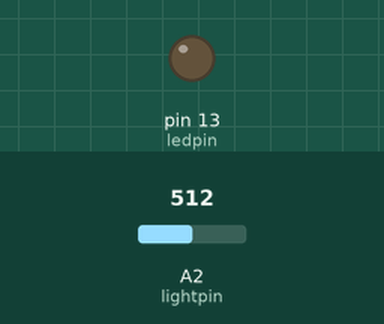
A sketch run on a simulated Arduino Uno, built with avr-gcc and run on an emulated ATmega328P. On the bench: output pins drawn as LEDs (lit = HIGH). The test bench sets the inputs (shaded band); at power-on: A2 (lightpin) = 512.

Above: at 1.2 s.
1.3 s: A2 (lightpin) set to 11
2.8 s: A2 (lightpin) set to 8
At 4.0 s:
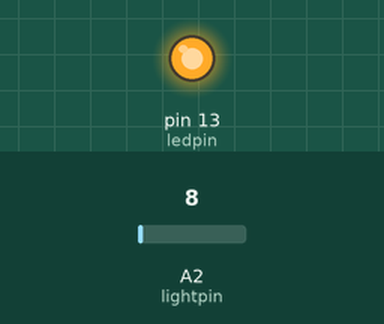
4.3 s: A2 (lightpin) set to 122
At 5.3 s:
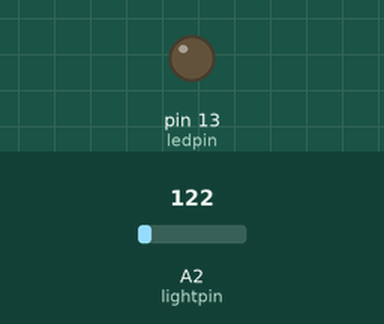
5.8 s: A2 (lightpin) set to 0
At 6.4 s:
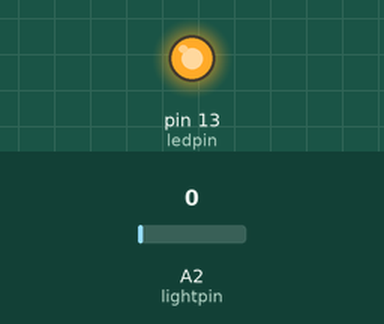
Timing chart, 0 to 8.3 s (numbered marks = the images above; inputs shaded):
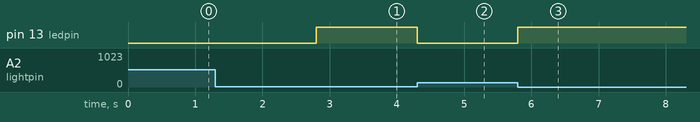

The sketch:

Arduino.ino
```cpp
/*AUTO_ON_STREET_LIGHT
  THIS CODE IS AN EXAMPLE OF AN AUTO ON-OFF STREET LIGHT WHICH AUTOMATICALLY   SWITCHES ON WHEN IT GETS DARK AND REMAINS ON UNTILL IT DETECTS ENOUGH LIGHT.
*/

const   int ledpin = 13; // ledpin and lightpin are not changed throughout the process
const   int lightpin = A2;
const int LIGHT = 10; // sets LIGHT value for light sensor
void   setup() {
  Serial.begin(9600);
  pinMode(ledpin, OUTPUT);
  pinMode(lightpin,   INPUT);
}
void loop() {
  int lightsens = analogRead(lightpin); // reads   analog data from light sensor
  if (lightsens < LIGHT) {
    digitalWrite(ledpin,   HIGH); //turns led on
    delay(1500);
  }
  else {
    digitalWrite(ledpin,   LOW);
  }
}
```

Measured:
- the behaviour switches between 10 and 9 on A2 (lightpin) (found by bisection; images 0 and 1)
- after the input at 1.3 s, every drawn part: stays the same
- after the input at 2.8 s, pin 13 (ledpin): LOW → HIGH at once
- after the input at 4.3 s, pin 13 (ledpin): HIGH → LOW at once
- after the input at 5.8 s, pin 13 (ledpin): LOW → HIGH at once
